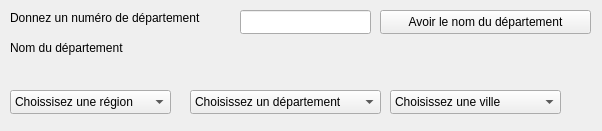
<?xml version="1.0" encoding="UTF-8"?>
<ui version="4.0">
 <class>WidgetBaseDeDonnees</class>
 <widget class="QWidget" name="WidgetBaseDeDonnees">
  <property name="geometry">
   <rect>
    <x>0</x>
    <y>0</y>
    <width>602</width>
    <height>131</height>
   </rect>
  </property>
  <property name="windowTitle">
   <string>WidgetBaseDeDonnees</string>
  </property>
  <widget class="QLabel" name="label">
   <property name="geometry">
    <rect>
     <x>10</x>
     <y>10</y>
     <width>211</width>
     <height>16</height>
    </rect>
   </property>
   <property name="text">
    <string>Donnez un numéro de département</string>
   </property>
  </widget>
  <widget class="QPushButton" name="pushButtonNomDepartement">
   <property name="geometry">
    <rect>
     <x>380</x>
     <y>10</y>
     <width>211</width>
     <height>24</height>
    </rect>
   </property>
   <property name="text">
    <string>Avoir le nom du département</string>
   </property>
  </widget>
  <widget class="QLineEdit" name="lineEditNumeroDepartement">
   <property name="geometry">
    <rect>
     <x>240</x>
     <y>10</y>
     <width>131</width>
     <height>24</height>
    </rect>
   </property>
  </widget>
  <widget class="QLabel" name="labelNomDepartement">
   <property name="geometry">
    <rect>
     <x>10</x>
     <y>40</y>
     <width>131</width>
     <height>16</height>
    </rect>
   </property>
   <property name="text">
    <string>Nom du département</string>
   </property>
  </widget>
  <widget class="QComboBox" name="comboBoxRegions">
   <property name="geometry">
    <rect>
     <x>10</x>
     <y>90</y>
     <width>161</width>
     <height>24</height>
    </rect>
   </property>
   <item>
    <property name="text">
     <string>Choissisez une région</string>
    </property>
   </item>
  </widget>
  <widget class="QComboBox" name="comboBoxDepartements">
   <property name="geometry">
    <rect>
     <x>190</x>
     <y>90</y>
     <width>191</width>
     <height>24</height>
    </rect>
   </property>
   <item>
    <property name="text">
     <string>Choisissez un département</string>
    </property>
   </item>
  </widget>
  <widget class="QComboBox" name="comboBoxVilles">
   <property name="geometry">
    <rect>
     <x>390</x>
     <y>90</y>
     <width>171</width>
     <height>24</height>
    </rect>
   </property>
   <item>
    <property name="text">
     <string>Choisissez une ville</string>
    </property>
   </item>
  </widget>
 </widget>
 <resources/>
 <connections/>
</ui>
